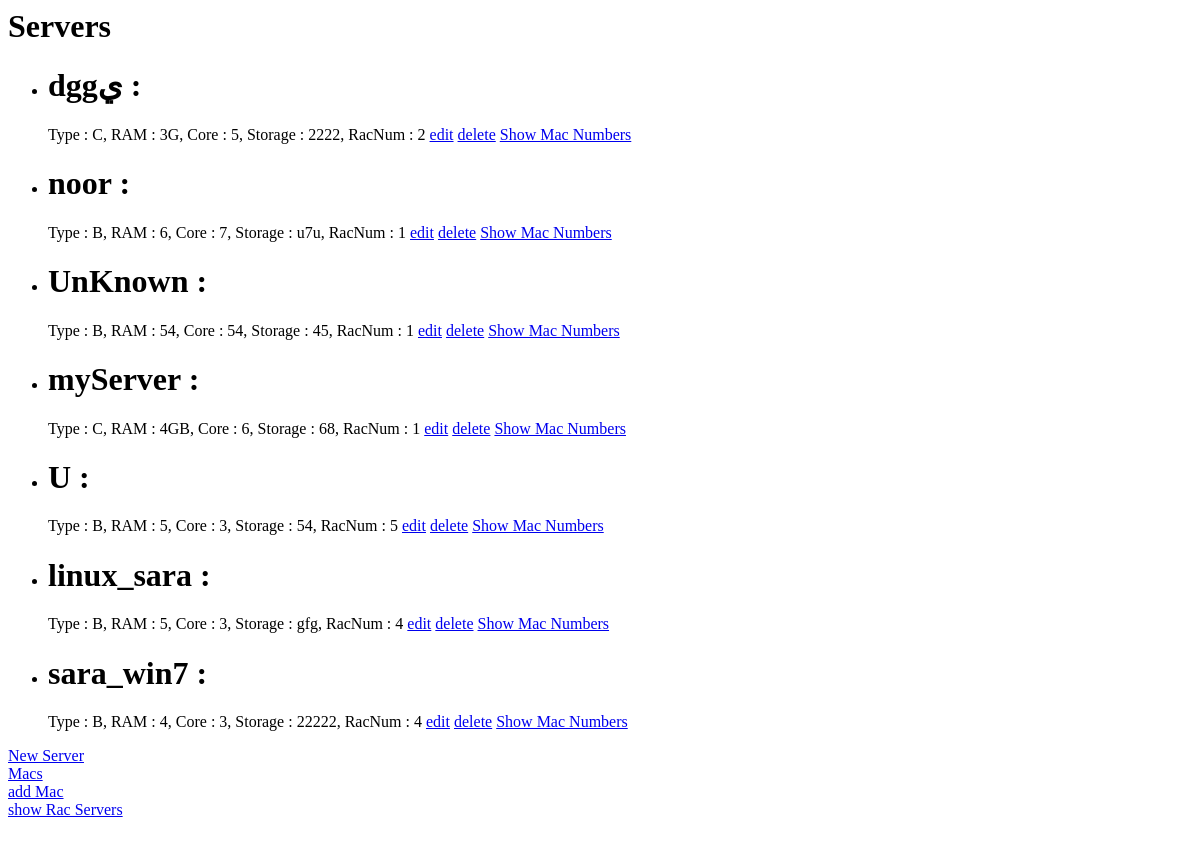
Page /oldIndex on the earlier database version.
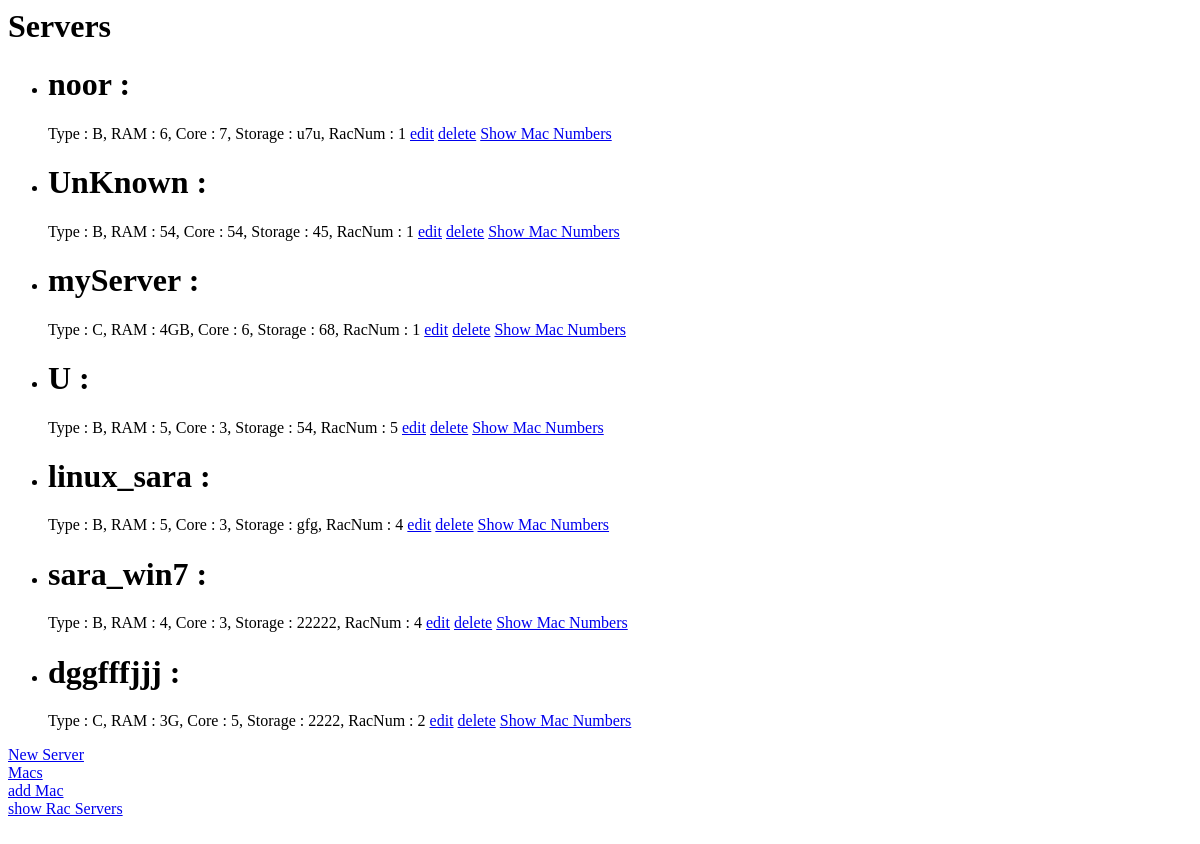
Same page on the later database version.
### blogs/models.py (models this page shows, shortened)
class Server(models.Model):
    typeChoices = (
        ('A', 'A'),
        ('B', 'B'),
        ('C', 'C'),
    )
    name=models.CharField(max_length=30,primary_key=True,default='UnKnown')
    Type = models.CharField(max_length=1, choices = typeChoices)
    RAM = models.CharField(max_length=30)
    Core = models.PositiveSmallIntegerField()
    Storage = models.CharField(max_length=30)
    RackNum = models.ForeignKey('Rac', related_name='racs')

class Rac(models.Model):
    RackNum = models.PositiveSmallIntegerField(primary_key=True)
    def __str__(self):
        return str(self.RackNum)

### blogs/views.py (the view)
# urls.py: url(r'^oldIndex$', 'blogs.views.ServerListView', name='server_list'),
def ServerListView(request, template_name='ServerList.html'):
    servers = Server.objects.all()
    data = {}
    data['object_list'] = servers
    '''form = RacServers(request.POST or None)
        if form.is_valid():
            data['RackNum'] = form.cleaned_data.get('RackNum')'''
    return render(request, template_name, data)

### blogs/templates/ServerList.html (shortened to what this page needs)
<h1>Servers</h1>{{test}}
<ul>
    {% for server in object_list %}
        <li><h1>{{ server.name }} : </h1>  Type : {{server.Type}}, RAM : {{server.RAM}}, Core : {{server.Core}}, Storage : {{server.Storage}}, RacNum : {{server.RackNum}}
            <a href="{% url 'server_edit' server.pk  %}">edit</a>
            <a href="{% url 'server_delete' server.pk %}">delete</a>
            <a href="{% url 'showServerMacs' server.pk %}"> Show Mac Numbers </a>
        </li>
    {% endfor %}
</ul>
<a href="{% url 'server_new' %}">New Server</a><br>
<a href="{% url 'mac_list' %}">Macs</a><br>
<a href="{% url 'mac_new' %}">add Mac</a><br>
<a href="{% url 'showRacServers' %}">show Rac Servers</a><br><br>

Differences in the rows shown:
removed Server: name "dggي", Type "C", RAM "3G", Core "5", Storage "2222", RackNum "2"
added Server: name "dggfffjjj", Type "C", RAM "3G", Core "5", Storage "2222", RackNum "2"
